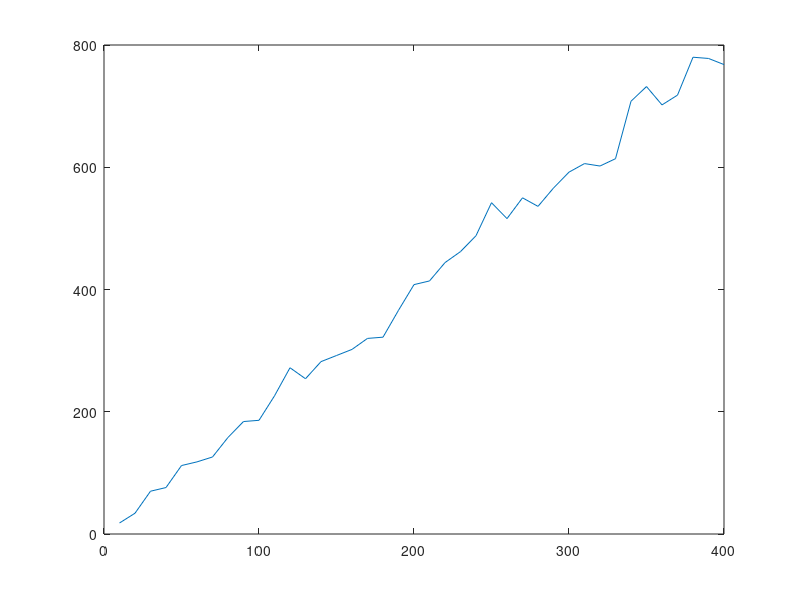

Write MATLAB code to recreate this figure.
file = fopen('pts.txt','r');

line = fgetl(file);
arrayLength= [];
elementNumber = [];

while 1
    value = strsplit(line);
    elementNumber = [elementNumber, str2num(value{1})];
    arrayLength = [arrayLength , str2num(value{2})];
    line = fgets(file);
    if line == -1
        break;
    end
end

fclose(file);

plot(elementNumber, arrayLength);
